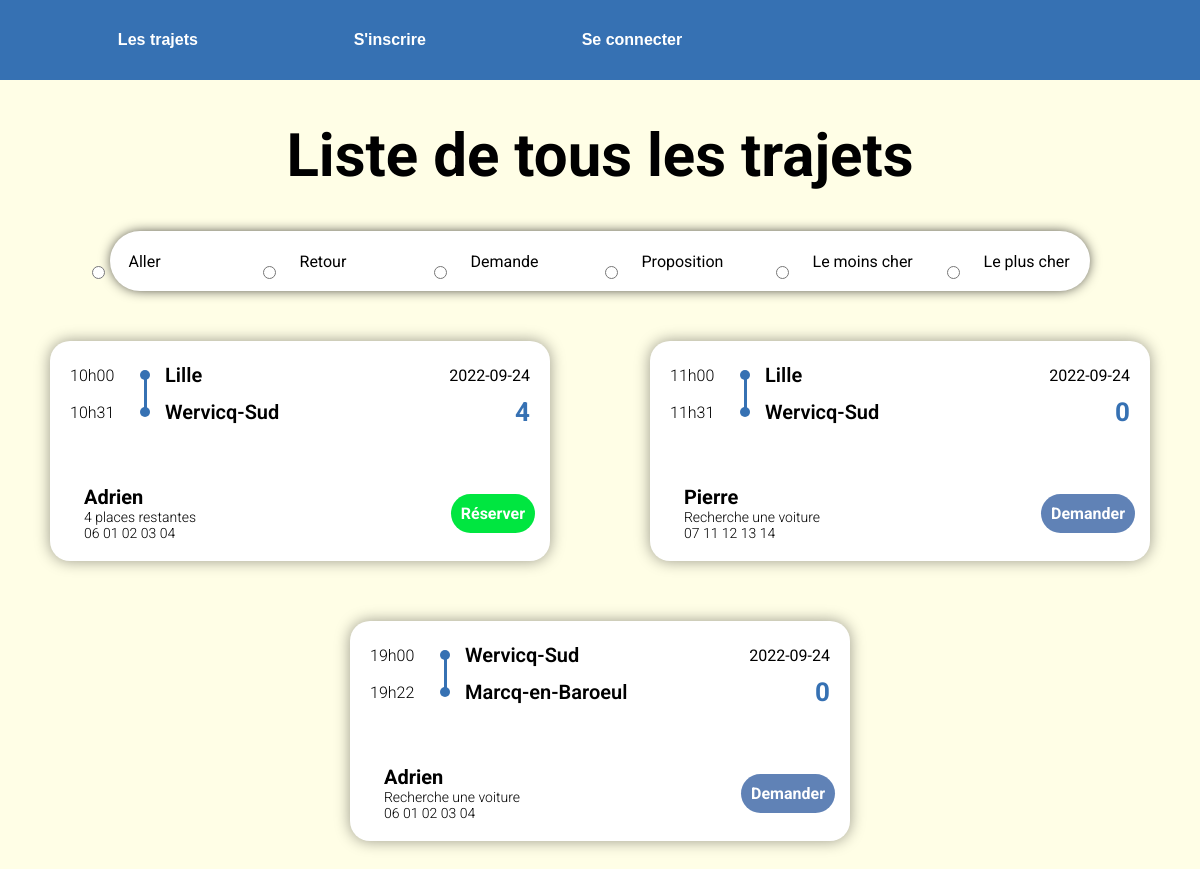
Screenshot of /html/TousLesTrajets.php with the database file from the repository.
### tables this page shows
CREATE TABLE `trajet` (
  `IdTrajet` int(10) NOT NULL,
  `TypeTrajet` varchar(50) NOT NULL,
  `isDemande` tinyint(1) DEFAULT NULL,
  `Description` varchar(255) NOT NULL DEFAULT '',
  `LieuDepart` varchar(50) NOT NULL DEFAULT 'Wervicq-Sud',
  `AdresseDepart` varchar(150) NOT NULL DEFAULT '21 Rue de Linselles',
  `LongitudeDepart` float DEFAULT 3.1134,
  `LatitudeDepart` float NOT NULL DEFAULT 50.7364,
  `LieuArrivee` varchar(50) NOT NULL DEFAULT 'Wervicq-Sud',
  `AdresseArrivee` varchar(150) NOT NULL DEFAULT '21 Rue de Linselles',
  `LongitudeArrivee` float NOT NULL DEFAULT 3.1134,
  `LatitudeArrivee` float NOT NULL DEFAULT 50.7364,
  `DateDepart` date NOT NULL,
  `DateArrivee` date DEFAULT NULL,
  `HeureDepart` time(4) DEFAULT NULL,
  `HeureArrivee` time(4) DEFAULT NULL,
  `DateAjout` date NOT NULL,
  `NbPassagers` int(10) NOT NULL,
  `PlacesRestantes` int(10) NOT NULL DEFAULT 0,
  `Prix` int(10) NOT NULL DEFAULT 0,
  `DisplayTel` tinyint(1) DEFAULT NULL,
  `AnneeEdition` int(10) NOT NULL,
  `IdCompte` int(10) NOT NULL
);

CREATE TABLE `compte` (
  `IdCompte` int(10) NOT NULL,
  `Nom` varchar(40) DEFAULT NULL,
  `Prenom` varchar(40) DEFAULT NULL,
  `Email` varchar(50) DEFAULT NULL,
  `telephone` int(10) DEFAULT NULL,
  `motDePasse` varchar(255) DEFAULT NULL,
  `isAdmin` tinyint(1) NOT NULL DEFAULT 0,
  `PhotoProfil` mediumblob DEFAULT NULL,
  `Description` varchar(255) DEFAULT NULL,
  `isVerif` tinyint(1) NOT NULL DEFAULT 0,
  `DateCreation` timestamp NOT NULL DEFAULT current_timestamp(),
  `lien_verif_mail` varchar(255) NOT NULL,
  `date_verif_mail` timestamp NULL DEFAULT NULL,
  `token_reset_password` varchar(255) NOT NULL,
  `expiration_reset_password` varchar(250) NOT NULL
);

### html/TousLesTrajets.php (the view, shortened to what this page needs)
<!DOCTYPE html>
<html>
<head>
	<link rel="stylesheet" type="text/css" href="../css/home.css">
	<link rel="stylesheet" type="text/css" href="../css/trajet.css">
</head>
  <body>
    <?php
          include 'Connexion.php';
		  include 'NavbarConn.php';
    ?>
		<h1>Liste de tous les trajets</h1>
    <form>
    <div class="AllerRetour">
            <input type="radio" required="required" name="AllerRetour" value="Aller" id="Aller" onclick="SortDiv('Aller');" ><label for="Aller" class="AllerRetour">Aller</label>
            <input type="radio" required="required" name="AllerRetour" value="Retour" id="Retour" onclick="SortDiv('Retour');"><label for="Retour" class="AllerRetour">Retour</label>
            <input type="radio" required="required" name="AllerRetour" value="Demande" id="Demande" onclick="SortDiv('Demande');"><label for="Demande" class="AllerRetour	">Demande</label>
            <input type="radio" required="required" name="AllerRetour" value="Proposition" id="Proposition" onclick="SortDiv('Proposition');"><label for="Proposition" class="AllerRetour">Proposition</label>
			<input type="radio" required="required" name="Tri" value="Sale" id="Sale" onclick="SortDiv('Sale');"><label for="Sale" class="Tri">Le moins cher</label>
			<input type="radio" required="required" name="Tri" value="Cher" id="Cher" onclick="SortDiv('Cher');"><label for="Cher" class="Tri">Le plus cher</label>
        </div>
    </form>
    <div class="ListeTrajets" >
    <div id="trajets" class="wrapper">
			<?php
			$count=0;
			$requete = "SELECT * FROM trajet";
			$result = mysqli_query($conn,$requete);
			while ($row = mysqli_fetch_assoc($result)) {
				$hourString1 = substr($row['HeureDepart'],0,2);
				$hourString2 = substr($row['HeureDepart'],3,2);
				$hourStringDeparture = $hourString1."h".$hourString2;
				$hourString3 = substr($row['HeureArrivee'],0,2);
				$hourString4 = substr($row['HeureArrivee'],3,2);
				$hourStringArrival = $hourString3."h".$hourString4;
				?>
					<div class="item" id="<?php echo $count; ?>" >
						<div class="data-group">
							<span class="horaire">
								<?php echo $hourStringDeparture; ?>
							</span>
							<span class="place">
								<?php echo ($row['LieuDepart']); ?>
							</span>
							<span class="date">
								<?php echo ($row['DateDepart']); ?>
							</span>
						</div>
						<div class="data-group">
							<span class="horaire">
								<?php echo $hourStringArrival; ?>
							</span>
							<span class="place">
								<?php echo ($row['LieuArrivee']); ?>
							</span>
							<span class="price">
								<?php echo $row['Prix']; ?>
							</span>
						</div>
						<div class="account-info">
						<?php $sql = "SELECT * FROM compte WHERE IdCompte='".$row['IdCompte']."'";
								$resultat = mysqli_query($conn,$sql);
								$row2 = mysqli_fetch_assoc($resultat);?>
							<div class="profile-info">
								<span class="name"><?php echo $row2["Prenom"] ?></span>
								<div class="available">
									<?php
										$value = $row['PlacesRestantes'];
										if($row["isDemande"]==1){ echo "Recherche une voiture";}
										else if($value == 1){ echo $value." place restante";}
										else echo $value." places restantes";
									?>
								</div>
                                <div class="available" id="placesRestantes">
                                    <span id="DisplayTel">
									<?php
										if($row["DisplayTel"]==1) echo implode(" ", str_split("0".$row2["telephone"], 2));
									?>
                                    </span>
								</div>
							</div>
								<div class="book-container">
										<?php
											$linkPropos = "proposition.php?typeTrajet=".$row['TypeTrajet']."&idTrajet=".$row['IdTrajet'];
										if($row["isDemande"] == 0){ ?>
											<?php $linkint = "nbPass.php?idTrajet=".$row['IdTrajet'];?>
										<a class="book" href="<?php echo $linkint ?>" class="button">Réserver</a>
										<?php
										}
										else if($row["isDemande"]==1){ ?> <a class="book2" href="<?php echo $linkPropos ?>" class="button">Demander</a> <?php
										 }
										?>
								</div>
						</div>
					</div>
					<?php
				$count++;
			}
				?>
			</div>
    </div>
  </body>
</html>

### html/NavbarConn.php
<?php
if ((isset($_SESSION['login']) && $_SESSION['login'] != '') && $_SESSION["role"] == 1) {
    include 'NavBar3.php';
    }
    else if (!(isset($_SESSION['login']) && $_SESSION['login'] != '')) {
        include 'NavBar.php';
    }
    else{
        include 'NavBar2.php';
    }
?>

### html/NavBar.php (shortened to what this page needs)
<!DOCTYPE html>
<html>
<head>
  <link rel="stylesheet" type="text/css" href="../css/nav.css">
</head>
<body>
    <nav>
        <ul class="nav-links">
            <li>
                <a href="TousLesTrajets.php">Les trajets</a>
            </li>
            <li>
                <a href="register.php">S'inscrire</a>
            </li>
            <li>
               <a href="login.php">Se connecter</a>
            </li>
        </ul>
    </nav>
</html>

### css/home.css (style rules this page uses)
:root { --black: #161920; --navy : #3671B3; --blue : #BDE4FC; --white : #FFFEE6; --orange : #FF890A; --red : #EA001C; --darkred : #AF001E; }
body { margin: 0; font-family: 'Roboto'; scroll-behavior: smooth; background-color: var(--white); overflow-x: hidden; }
form { display: grid; grid-template-columns: 3fr 10px 4fr 10px 1.5fr 3fr; width: 55%; min-width: 600px; border-radius: 500px; background-color: white; -webkit-box-shadow: 0px 0px 14px 0px #000000; box-shadow: 0px 0px 14px -3px #000000; }
h1 { display: flex; flex-direction: column; align-items: center; font-size: 60px; }
.wrapper { display: flex; flex-wrap: wrap; align-items: center; justify-items: space-evenly; width: 100%; }
.item { width: 40%; height: 200px; border-radius: 20px; background: white; margin: 20px auto 40px auto; padding: 10px; -webkit-box-shadow: 0px 0px 15px 0px rgba(0,0,0,0.4); box-shadow: 0px 0px 15px 0px rgba(0,0,0,0.4); transition: -webkit-box-shadow 1s; position: relative; }
.data-group { width: 100%; display: flex; align-items: center; margin-left: 10px; margin-top: 10px; position: relative; top: -30px; }
.item::before { content: ''; display: block; background-color: #3671B3; width: 3px; height: 32px; position: relative; top: 28px; left: 83.5px; }
.horaire { min-width: 50px; font-weight: 300; margin-right: 30px; }
.place { font-weight: 600; font-size: 20px; width: 50vw; }
.place::before { content: ''; background-color: var(--navy); width: 10px; height: 10px; position: relative; display: inline-block; border-radius: 50%; top: -2px; left: -10px; }
.date { text-align: right; margin-right: 20px; width: 200px; }
.price { color: var(--navy); font-size: 26px; font-weight: 700; text-align: right; width: 100%; margin-right: 20px; }
.account-info { width: 93%; display: flex; align-items: center; margin-left: 40px; margin-right: 20px; margin-top: 10px; position: absolute; left: -20px; bottom: 20px; }
.profile-info { white-space: nowrap; margin-left: 3%; }
.account-info .name { font-size: 20px; font-weight: 700; }
.available { font-size: 14px; font-weight: 300; }
.account-info .book { background-color: #00e640; text-decoration: none; color: white; text-align: right; padding: 10px; border-radius: 500px; font-weight: 700; -webkit-transition: all 0.5s ease-in-out; }
.book-container { width: 100%; text-align: right; }

### css/trajet.css (style rules this page uses)
:root { --black: #161920; --navy : #3671B3; --blue : #BDE4FC; --white : #FFFEE6; --orange : #FF890A; --red : #EA001C; --darkred : #AF001E; }
.AllerRetour { display: flex; flex-direction: row; }
form { width: 80%; display: flex; flex-direction: row; margin: auto; justify-content: center; align-items: center; padding: 0 10px; margin-bottom: 30px; }
form label { width: 150px; }
input[type="radio"] { margin-top: 2.25%; }
label { text-align: top; padding: 2%; }
.account-info .book2 { background-color: #6082B6; text-decoration: none; color: white; text-align: right; padding: 10px; border-radius: 500px; font-weight: 700; -webkit-transition: all 0.5s ease-in-out; }

### css/nav.css (style rules this page uses)
body { margin: 0px; padding: 0px; box-sizing: border-box; }
nav { display: flex; background-color: #3671B3; justify-content: space-between; align-items: center; min-height: 10vh; font-family: 'Cereal',sans-serif; }
.nav-links { display: flex; justify-content: space-around; width: 60%; z-index: 100000; }
.nav-links li { list-style: none; }
.nav-links a { text-decoration: none; font-weight: bold; color: white; }

### rows the page displays
trajet: HeureDepart "10h00", LieuDepart "Lille", DateDepart "2022-09-24", HeureArrivee "10h31", LieuArrivee "Wervicq-Sud", Prix "4", IdCompte.Prenom "Adrien", PlacesRestantes "4", IdCompte.telephone "06 01 02 03 04"
trajet: HeureDepart "11h00", LieuDepart "Lille", DateDepart "2022-09-24", HeureArrivee "11h31", LieuArrivee "Wervicq-Sud", Prix "0", IdCompte.Prenom "Pierre", isDemande "Recherche une voiture", IdCompte.telephone "07 11 12 13 14"
trajet: HeureDepart "19h00", LieuDepart "Wervicq-Sud", DateDepart "2022-09-24", HeureArrivee "19h22", LieuArrivee "Marcq-en-Baroeul", Prix "0", IdCompte.Prenom "Adrien", isDemande "Recherche une voiture", IdCompte.telephone "06 01 02 03 04"
